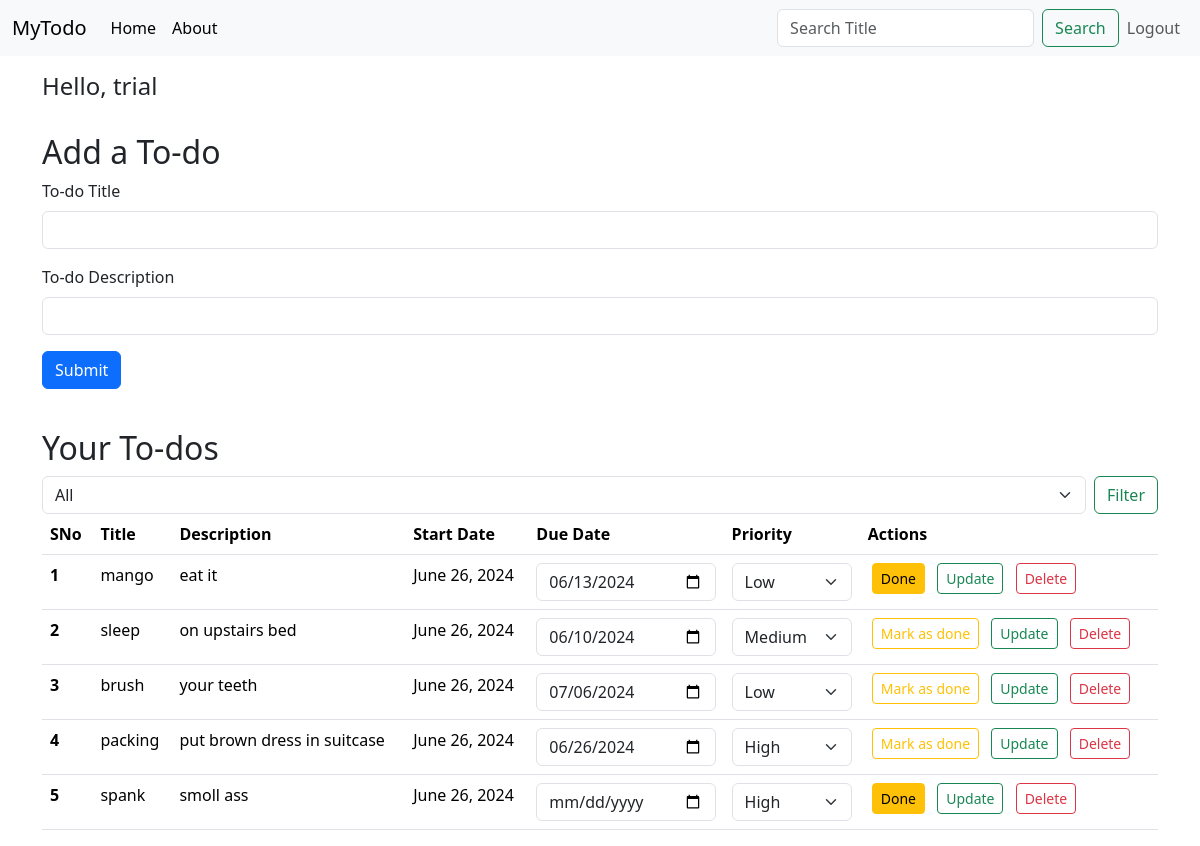
Page /filter (signed in) on the committed database.
### app.py (models this page shows, shortened)
class User(UserMixin, db.Model):
    id = db.Column(db.Integer, primary_key=True)
    username = db.Column(db.String(150), unique=True, nullable=False)
    password = db.Column(db.String(150), nullable=False)
    todos = db.relationship('Todo', backref='user', lazy=True)

class Todo(db.Model):
    sno = db.Column(db.Integer, primary_key=True)
    title = db.Column(db.String(200), nullable=False)
    desc = db.Column(db.String(500), nullable=False)
    date_created = db.Column(db.DateTime, default=datetime.utcnow)
    due_date = db.Column(db.DateTime, nullable=True)
    user_id = db.Column(db.Integer, db.ForeignKey('user.id'), nullable=False)
    is_done = db.Column(db.Boolean, default=False)
    priority = db.Column(db.String(10), nullable=False, default='Medium')
    def formatted_date(self):
        return self.date_created.strftime("%B %d, %Y")

### app.py (the view, shortened to what this page needs)
@app.route('/filter', methods=['GET'])
@login_required
def filter_todos():
    filter_option = request.args.get('filter', 'all')
    if filter_option == 'due_date':
        allTodo = Todo.query.filter_by(user_id=current_user.id).order_by(Todo.due_date.asc()).all()
    elif filter_option == 'done':
        allTodo = Todo.query.filter_by(user_id=current_user.id, is_done=True).all()
    elif filter_option == 'not_done':
        allTodo = Todo.query.filter_by(user_id=current_user.id, is_done=False).all()
    else:
        allTodo = Todo.query.filter_by(user_id=current_user.id).all()
    return render_template('index.html', allTodo=allTodo)

### app.py (called while the page is built)
@login_manager.user_loader
def load_user(user_id):
    return User.query.get(int(user_id))

### templates/index.html (shortened to what this page needs)
{% extends 'base.html' %}
{% block body %}
<div class="container my-3">
    {% if current_user.is_authenticated %}
        <h4>Hello, {{ current_user.username }}</h4>
    {% endif %}
    <br>
    <h2>Add a To-do</h2>
    <form action="/" method="POST">
        <div class="mb-3">
            <label for="title" class="form-label">To-do Title</label>
            <input type="text" class="form-control" name="title" id="title" aria-describedby="titleHelp">
        </div>
        <div class="mb-3">
            <label for="desc" class="form-label">To-do Description</label>
            <input type="text" class="form-control" name="desc" id="desc">
        </div>
        <button type="submit" class="btn btn-primary">Submit</button>
    </form>
</div>
<div class="container my-3">
    <br>
    <h2>Your To-dos</h2>
    <form id="filterForm" class="d-flex" action="/filter" method="GET">
        <select class="form-select me-2" name="filter" id="filter">
            <option value="all">All</option>
        </select>
        <button type="submit" class="btn btn-outline-success">Filter</button>
    </form>
    {% if allTodo|length == 0 %}
        <div class="alert alert-dark" role="alert">
            No To-dos found. Add your first to-do now!
        </div>
    {% else %}
        <table class="table">
            <thead>
                <tr>
                    <th scope="col">SNo</th>
                    <th scope="col">Title</th>
                    <th scope="col">Description</th>
                    <th scope="col">Start Date</th>
                    <th scope="col">Due Date</th>
                    <th scope="col">Priority</th>
                    <th scope="col">Actions</th>
                </tr>
            </thead>
            <tbody>
                {% for todo in allTodo %}
                    <tr>
                        <th scope="row">{{ loop.index }}</th>
                        <td>{{ todo.title }}</td>
                        <td>{{ todo.desc }}</td>
                        <td>{{ todo.formatted_date() }}</td>
                        <td>
                            <input type="date" class="form-control due-date-input" data-id="{{ todo.sno }}" value="{{ todo.due_date.strftime('%Y-%m-%d') if todo.due_date else '' }}">
                        </td>
                        <td>
                            <select class="form-select priority-select" data-id="{{ todo.sno }}">
                                <option value="low" {% if todo.priority == 'low' %}selected{% endif %}>Low</option>
                                <option value="medium" {% if todo.priority == 'medium' %}selected{% endif %}>Medium</option>
                                <option value="high" {% if todo.priority == 'high' %}selected{% endif %}>High</option>
                            </select>
                        </td>
                        <td>
                            <button class="btn {% if todo.is_done %}btn-warning{% else %}btn-outline-warning{% endif %} mark-done-btn btn-sm mx-1" data-id="{{ todo.sno }}">
                                {% if todo.is_done %}Done{% else %}Mark as done{% endif %}
                            </button>
                            <a href="/update/{{ todo.sno }}" class="btn btn-outline-success btn-sm mx-1">Update</a>
                            <a href="/delete/{{ todo.sno }}" class="btn btn-outline-danger btn-sm mx-1">Delete</a>
                        </td>
                    </tr>
                {% endfor %}
            </tbody>
        </table>
    {% endif %}
</div>
{% endblock body %}

### templates/base.html (shortened to what this page needs)
<!doctype html>
<html lang="en">
<head>
    <link rel="stylesheet" href="{{ url_for('static', filename='css/style.css') }}">
    <link href="https://cdn.jsdelivr.net/npm/bootstrap@5.3.3/dist/css/bootstrap.min.css" rel="stylesheet"
>
</head>
<body>
    <nav class="navbar navbar-expand-lg bg-body-tertiary">
        <div class="container-fluid">
            <a class="navbar-brand" href="#">MyTodo</a>
            <div class="collapse navbar-collapse" id="navbarSupportedContent">
                <ul class="navbar-nav me-auto mb-2 mb-lg-0">
                    <li class="nav-item">
                        <a class="nav-link active" aria-current="page" href="/">Home</a>
                    </li>
                    <li class="nav-item">
                        <a class="nav-link active" href="/about">About</a>
                    </li>
                </ul>
                {% if current_user.is_authenticated %}
                    <form class="d-flex" action="{{ url_for('search') }}" method="GET">
                        <input class="form-control me-2" type="search" placeholder="Search Title" aria-label="Search" name="search_query">
                        <button class="btn btn-outline-success" type="submit">Search</button>
                    </form>
                    <ul class="navbar-nav">
                        <li class="nav-item">
                            <a class="nav-link" href="{{ url_for('logout') }}">Logout</a>
                        </li>
                    </ul>
                {% endif %}
            </div>
        </div>
    </nav>
    {% block body %}
    {% endblock body %}
</body>
</html>

### rows in the picture
User: username "trial"
Todo: title "mango", desc "eat it", formatted_date "June 26, 2024", due_date "06/13/2024", sno "Low", is_done "Done"
Todo: title "sleep", desc "on upstairs bed", formatted_date "June 26, 2024", due_date "06/10/2024", priority+sno "Medium", is_done "Mark as done"
Todo: title "brush", desc "your teeth", formatted_date "June 26, 2024", due_date "07/06/2024", sno "Low", is_done "Mark as done"
Todo: title "packing", desc "put brown dress in suitcase", formatted_date "June 26, 2024", due_date "06/26/2024", priority+sno "High", is_done "Mark as done"
Todo: title "spank", desc "smoll ass", formatted_date "June 26, 2024", priority+sno "High", is_done "Done"
